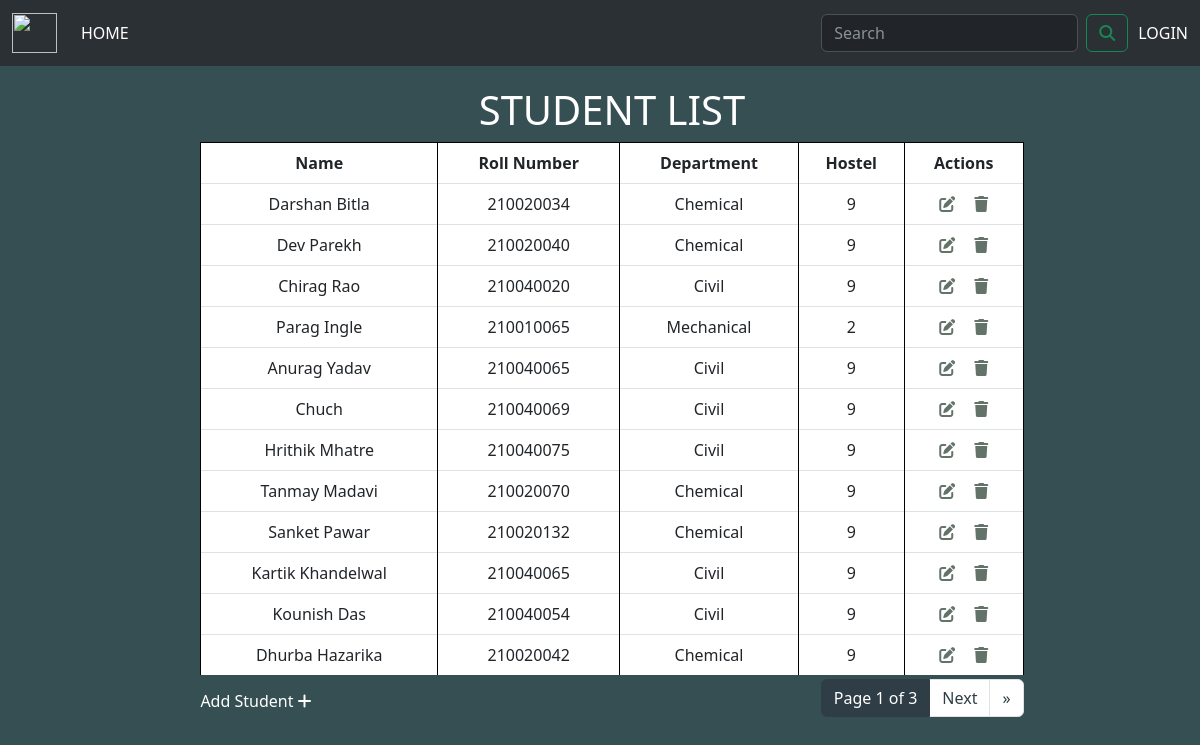
The page / on the database its author committed.
### base/models.py (models this page shows, shortened)
class Student(models.Model):
    name = models.CharField(max_length=100, blank=False, null=False)
    roll = models.CharField(max_length=9, blank=False, null=False)
    department = models.CharField(max_length=100, blank=False, null=False)
    hostel = models.CharField(max_length=20, blank=False, null=False)

### base/views.py (the view)
# urls.py: path('', views.home, name='home'),
def home(request):
    q=request.GET.get('q') if request.GET.get('q')!=None else ''
    students=Student.objects.filter(
        Q(name__icontains=q) | Q(hostel__icontains=q) | Q(department__icontains=q) | Q(roll__icontains=q)
    )
    p=Paginator(students, 12)
    page=request.GET.get('page')
    student_list=p.get_page(page)
    context={'students': students, 'student_list':student_list}
    return render(request, 'base/home.html', context)

### base/templates/base/home.html (shortened to what this page needs)
{% extends 'main.html'%} {%block content%}
  <link rel="stylesheet" href="https://unpkg.com/aos@next/dist/aos.css" />
<body>
  <div class="home-container">
    <h1 class="title" data-aos="zoom-in">STUDENT LIST</h1>
    <div class="tablewrapper">
      <table class="table table-hover table-bordered">
        <thead>
          <tr class=>
            <th>Name</th>
            <th>Roll Number</th>
            <th>Department</th>
            <th>Hostel</th>
            <th>Actions</th>
          </tr>
        </thead>
        <tbody>
          {% for student in student_list %}
            <tr>
              <td>{{ student.name }}</td>
              <td>{{ student.roll }}</td>
              <td>{{ student.department }}</td>
              <td>{{ student.hostel }}</td>
              <td>
                <div class="action">
                  <a href="{%url 'edit' student.id %}" class="editor"><i class="fa-solid fa-pen-to-square" style="color:#63736A ;"></i></a>
                  <a href="{%url 'delete' student.id%}"><i class="fa-solid fa-trash" style="color: #63736A;"></i></a>
                </div>
              </td>
            </tr>
          {% endfor %}
        </tbody>
      </table>
      <div class="adder">
        <a href="{%url 'add' %}">Add Student <i class="fa-solid fa-plus" style="color: #ffffff;"></i></a>
      </div>
      <br /><br />
      <div class="pagebut">
        <nav aria-label="Page navigation example">
        <ul class="pagination">
          <li class="page-item active" ><a href="#" class="page-link"> Page {{student_list.number}} of
          {{student_list.paginator.num_pages}}</a></li> {% if student_list.has_next %}
          <li class="page-item"><a class="page-link" href="?page={{student_list.next_page_number}}">Next</a></li>
          <li class="page-item"><a class="page-link" href="?page={{student_list.paginator.num_pages}}">&raquo</a></li>
          {% endif%}
        </ul>
        </nav>
      </div>
    </div>
  </div>
</body>
{% endblock %}

### templates/main.html (shortened to what this page needs)
<!DOCTYPE html>
<html lang="en">
  <head>
    <link
      href="https://cdn.jsdelivr.net/npm/bootstrap@5.3.0-alpha2/dist/css/bootstrap.min.css"
      rel="stylesheet"
    />
  </head>
  <body>
    <nav
      class="navbar bg-dark navbar-expand-lg bg-body-tertiary"
      data-bs-theme="dark"
    >
      <div class="container-fluid">
        <a class="navbar-brand" href="https://www.iitb.ac.in/" target="_blank"
          ><img
            src="https://upload.wikimedia.org/wikipedia/en/thumb/1/1d/Indian_Institute_of_Technology_Bombay_Logo.svg/1200px-Indian_Institute_of_Technology_Bombay_Logo.svg.png"
            width="45"
            height="40"
        /></a>
        <div class="collapse navbar-collapse" id="navbarSupportedContent">
          <ul class="navbar-nav me-auto mb-2 mb-lg-0">
            <li class="nav-item">
              <a
                class="nav-link active"
                aria-current="page"
                href="{% url 'home' %}"
                >HOME</a
              >
            </li>
          </ul>
          <form class="d-flex" method="GET" action="{% url 'home'%}">
            <input
              class="form-control me-2"
              type="text"
              placeholder="Search"
              name="q"
            />
            <button class="btn btn-outline-success" type="submit">
              <i class="fa-solid fa-magnifying-glass"></i>
            </button>
          </form>
          <div class="log">
            {% if user.is_authenticated %}
            <a href="{% url 'logout'%}">LOGOUT</a>
            {% else %}
            <a href="{% url 'login'%}">LOGIN</a>
            {% endif %}
          </div>
        </div>
      </div>
    </nav>
     {% block content %} {% endblock %}
  </body>
</html>

### templates/main.html (style rules this page uses)
.log { margin-left: 10px; }
.log a { color: white; text-decoration: none; }

### base/templates/base/home.html (style rules this page uses)
* { box-sizing: border-box; margin: 0; }
.title { display: flex; justify-content: center; align-items: center; margin-top: 20px; color: white; margin-left: 2%; }
.table { width: 70%; margin: 0 auto; text-align: center; border-right: black; border-left: black; }
.table thead { background-color: #63736A; background-color: #2F3E46; color: white; border-top: black; }
.table tbody tr:nth-child(even) { background-color: #A4C3B2; background-color: #84A98C; }
.table tbody tr:nth-child(odd) { background-color: #CCE3DE; background-color: #CAD2C5; }
.table tbody tr:nth-last-child(1) { border-bottom: black; }
.page-link { color: #2F3E46; }
.page-item.active .page-link { background-color: #2F3E46; border-color: #2F3E46; color: white; }
body { background-color: #F6FFF8; background-color: #EAF4F4; background-color: #D1EFB5; background-color: #D3FAD6; background-color: #D2F2BE; background-color: #CAD2C5; background-color: #354F52; background-color: white; background-color: #354F52; height: 100vh; width: 100vw; }
.editor { padding-right: 15px; }
.action a { transition: all 0.5s ease-in-out; }
.tablewrapper { position: relative; margin-left: 2%; }
@media screen and (min-width: 768px) { .pagebut { position: absolute; bottom: -10px; right: 15%; } }
@media screen and (min-width: 768px) { .adder { position: absolute; bottom: 10px; left: 15%; } }
.adder a { text-decoration: none; color: white; }

### rows shown on the page
Student: name "Darshan Bitla", roll "210020034", department "Chemical", hostel "9"
Student: name "Dev Parekh", roll "210020040", department "Chemical", hostel "9"
Student: name "Chirag Rao", roll "210040020", department "Civil", hostel "9"
Student: name "Parag Ingle", roll "210010065", department "Mechanical", hostel "2"
Student: name "Anurag Yadav", roll "210040065", department "Civil", hostel "9"
Student: name "Chuch", roll "210040069", department "Civil", hostel "9"
Student: name "Hrithik Mhatre", roll "210040075", department "Civil", hostel "9"
Student: name "Tanmay Madavi", roll "210020070", department "Chemical", hostel "9"
Student: name "Sanket Pawar", roll "210020132", department "Chemical", hostel "9"
Student: name "Kartik Khandelwal", roll "210040065", department "Civil", hostel "9"
Student: name "Kounish Das", roll "210040054", department "Civil", hostel "9"
Student: name "Dhurba Hazarika", roll "210020042", department "Chemical", hostel "9"

### other values the page prints
{{ student_list.number }} "1"
{{ student_list.paginator.num_pages }} "3"
